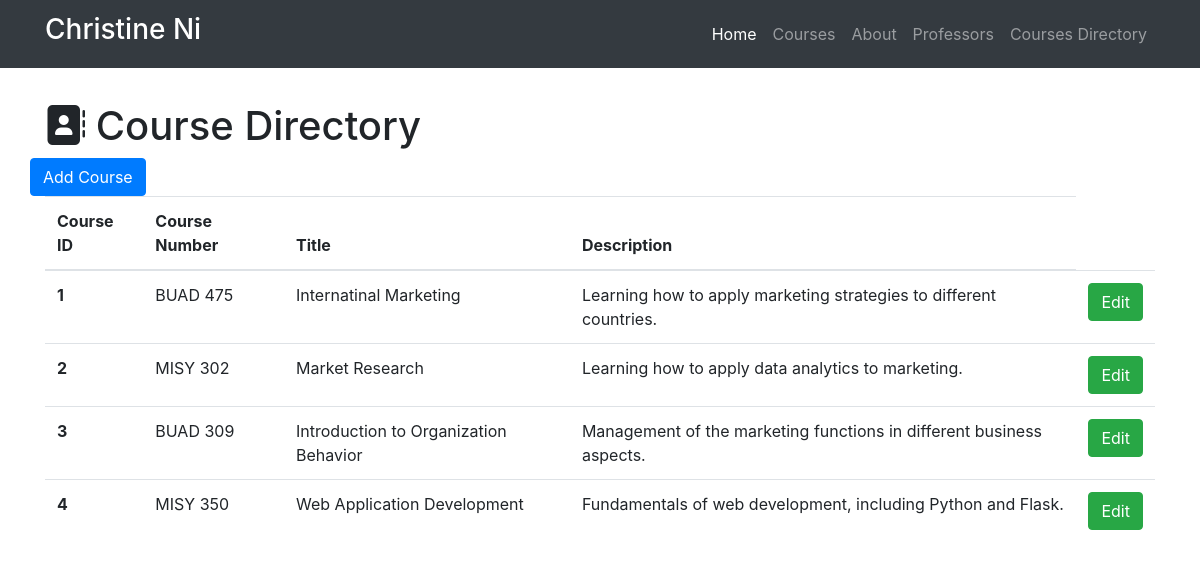
Before: /course-directory with the older database file.
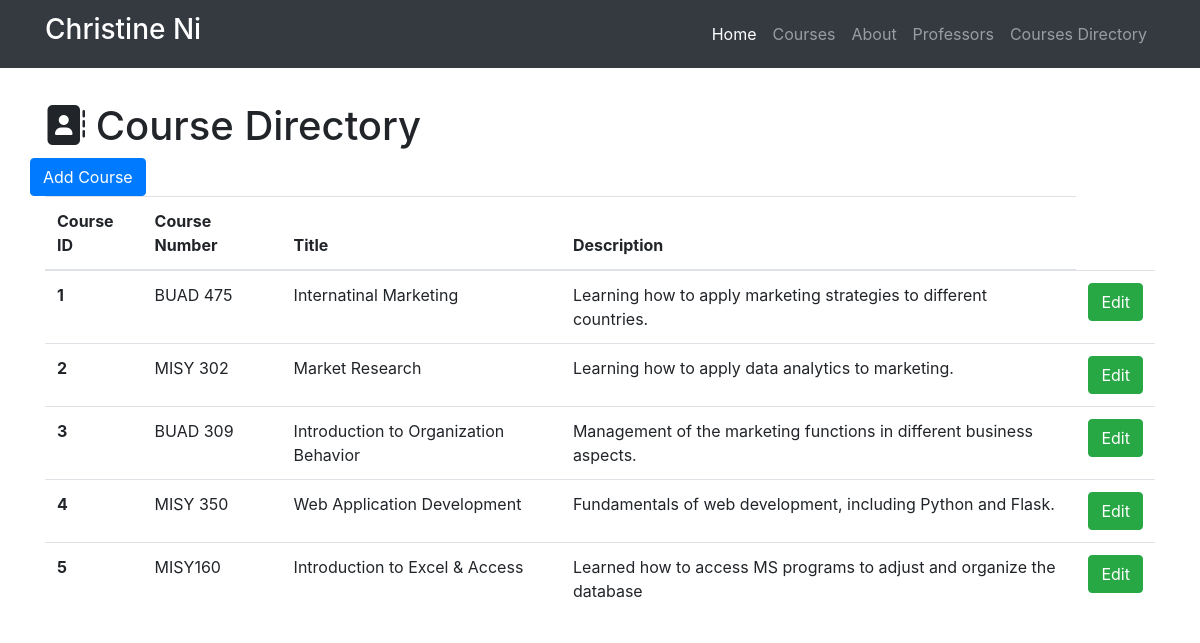
After: the same page with the newer database file.
### resume.py (models this page shows)
class Course(db.Model):
    __tablename__ = 'courses'
    id = db.Column(db.Integer, primary_key=True)
    course_number = db.Column(db.Integer)
    title = db.Column(db.String(256))
    description = db.Column(db.Text)
    professor_id = db.Column(db.Integer, db.ForeignKey('professors.id'))

### resume.py (the view)
@app.route('/course-directory')
def show_all_courses():
    courses = Course.query.all()
    return render_template('course-all.html', courses=courses)

### templates/course-all.html (shortened to what this page needs)
{% extends "base-structure.html" %}
{% block head%}
  {{super()}}
{% endblock %}
{% block page_content %}
<div class="container">
   <h1 class="mt-5"><i class="fa fa-address-book" aria-hidden="true"></i> Course Directory</h1>
   <div class="row bottom-margin">
     <a href="/course-directory/add" class="btn btn-primary" role="button" aria-disabeled="true">Add Course</a>
   </div>
{% if courses %}
<table class="table">
  <thead>
    <tr>
      <th>Course ID</th>
      <th>Course Number</th>
      <th>Title</th>
      <th>Description</th>
    </tr>
  </thead>
  <tbody>
  {% for course in courses %}
  <tr>
    <th scope="row">{{course.id}}</th>
        <td>{{course.course_number}}</td>
        <td>{{course.title}}</td>
        <td>{{course.description}}</td>
        <td>
          <a href="/course-directory/edit/{{course.id}}" class ="btn btn-success" role="button" aria-disabled="true"> Edit</a>
        </td>
  </tr>
   {% endfor %}
 </tbody>
</table>
{% else %}
<h3>There are no courses in the directory yet.</h3>
{% endif %}
</div>
{% endblock %}

### templates/base-structure.html (shortened to what this page needs)
<!DOCTYPE html>
<html>
  <head>
    {% block head %}
    <link rel="stylesheet" href="https://maxcdn.bootstrapcdn.com/bootstrap/4.0.0-beta.2/css/bootstrap.min.css">
    {% endblock %}
  </head>
  <body>
  <nav class="navbar navbar-expand-lg navbar-dark bg-dark fixed-top">
    <div class="container">
      <a class="navbar-brand" href="/">
         <h3>Christine Ni</h3>
       </a>
      <div class="collapse navbar-collapse" id="navbarResponsive">
        <ul class="navbar-nav ml-auto">
          <li class="nav-item active">
            <a class="nav-link" href="/">Home
             </a>
          </li>
          <li class="nav-item">
            <a class="nav-link" href="/courses">Courses</a>
          </li>
          <li class="nav-item">
            <a class="nav-link" href="/about">About</a>
          </li>
          <li class="nav-item">
            <a class="nav-link" href="/professors">Professors</a>
          </li>
          <li class="nav-item">
            <a class="nav-link" href="/course-directory">Courses Directory</a>
          </li>
        </ul>
      </div>
    </div>
  </nav>
  {% block page_content %}
  {% endblock %}
</body>
</html>

### templates/course-all.html (style rules this page uses)
body { padding-top: 54px; }

Changed rows visible on the page:
added Course: id "5", course_number "MISY160", title "Introduction to Excel & Access", description "Learned how to access MS programs to adjust and organize the database"
